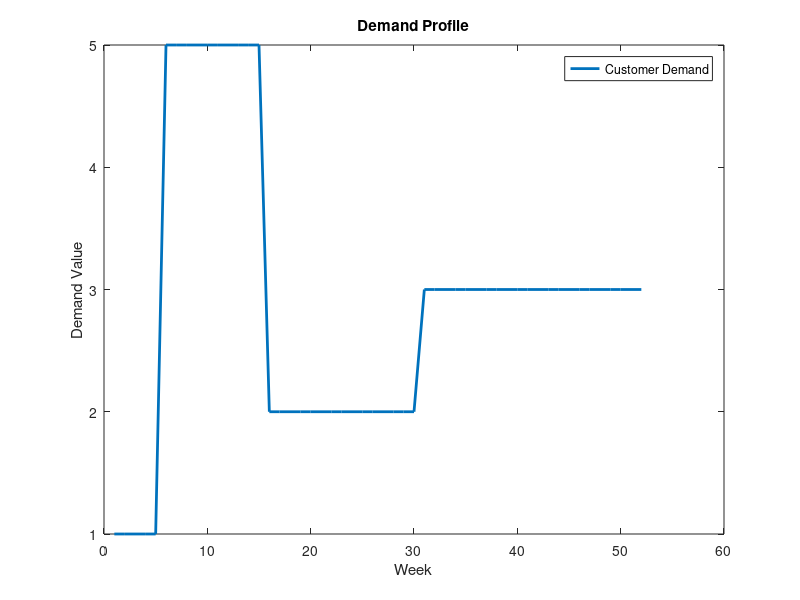
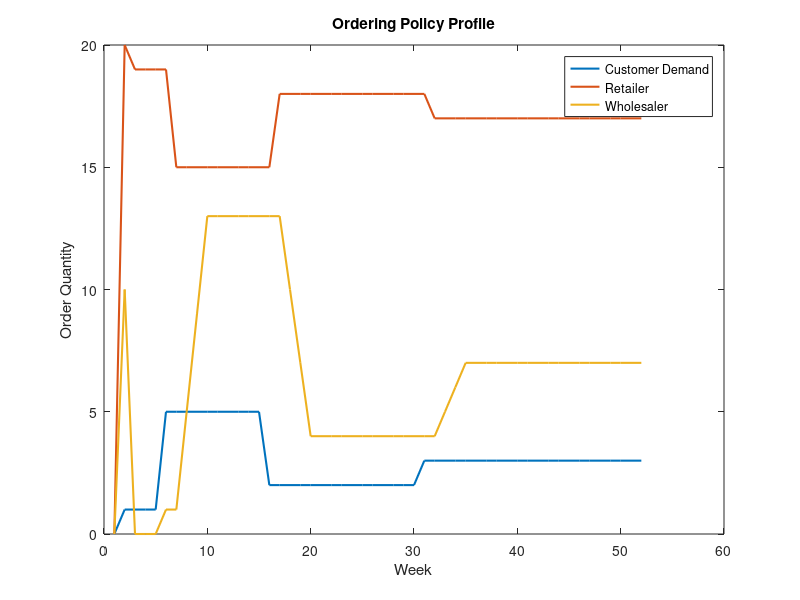
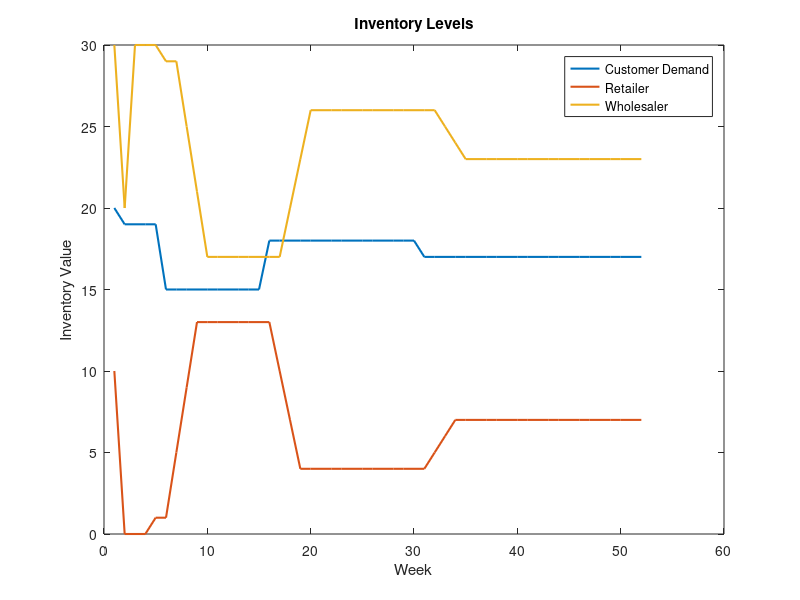

Write the MATLAB code that produced these figures, in order.
%%
%% Code to simulate Beer Game for supply chain with three echelons 
%% Bhagyesh Patil, IFAC Indsutry Task Force 
%% Last modified, 28/09/2023
%%

% Beer Game simulation and Bullwhip effect with non-negative orders and different lead times  
clear;   
close all;   
clc;  
  
% Parameters    
n_weeks = 52;                   % Number of weeks    
n_players = 3;                  % Number of players in the supply chain    
init_inventory = [20, 10, 30];  % Initial inventory for each player    
lead_times = [1, 3, 1];         % Lead time for each player  
  
% % demand = 4;                 % Constant demand  
N=5;
% demand = [1*ones(1,N) 3*ones(1,n_weeks-N)];
% demand = [1*ones(1,N) 5*ones(1,2*N) 3*ones(1,n_weeks-(N + 2*N))];
demand = [1*ones(1,N) 5*ones(1,2*N) 2*ones(1,3*N) 3*ones(1,n_weeks-(N + 2*N + 3*N))];

% Initialize variables    
orders = zeros(n_players, n_weeks);    
inventory = zeros(n_players, n_weeks);    
inventory(:, 1) = init_inventory';    
    
% Beer Game simulation    
for t = 2:n_weeks    
    for p = 1:n_players    
        if p == 1    
            orders(p, t) = demand(t);    
        else    
            orders(p, t) = max(0, inventory(p - 1, t - 1));    
        end    
            
        if t > lead_times(p)    
            incoming_orders = orders(p, t - lead_times(p));    
        else    
            incoming_orders = demand(t);    
        end    
            
        inventory(p, t) = max(0, inventory(p, t - 1) - orders(p, t) + incoming_orders);           
    end    
end    
    
% Plot results    
figure
plot(1:n_weeks, demand, 'LineWidth', 2);    
xlabel('Week');    
ylabel('Demand Value');    
title('Demand Profile');    
legend('Customer Demand');    

figure;    
% plot(1:n_weeks, demand, 'LineWidth', 2);    
% hold on;    
plot(1:n_weeks, orders', 'LineWidth', 1.5);    
xlabel('Week');    
ylabel('Order Quantity');    
title('Ordering Policy Profile');    
legend('Customer Demand', 'Retailer', 'Wholesaler', 'Manufacturer');    
% grid on;  


figure;    
% plot(1:n_weeks, demand, 'LineWidth', 2);    
% hold on;    
plot(1:n_weeks, inventory', 'LineWidth', 1.5);    
xlabel('Week');    
ylabel('Inventory Value');    
title('Inventory Levels');    
legend('Customer Demand', 'Retailer', 'Wholesaler', 'Manufacturer');    
% grid on;  
